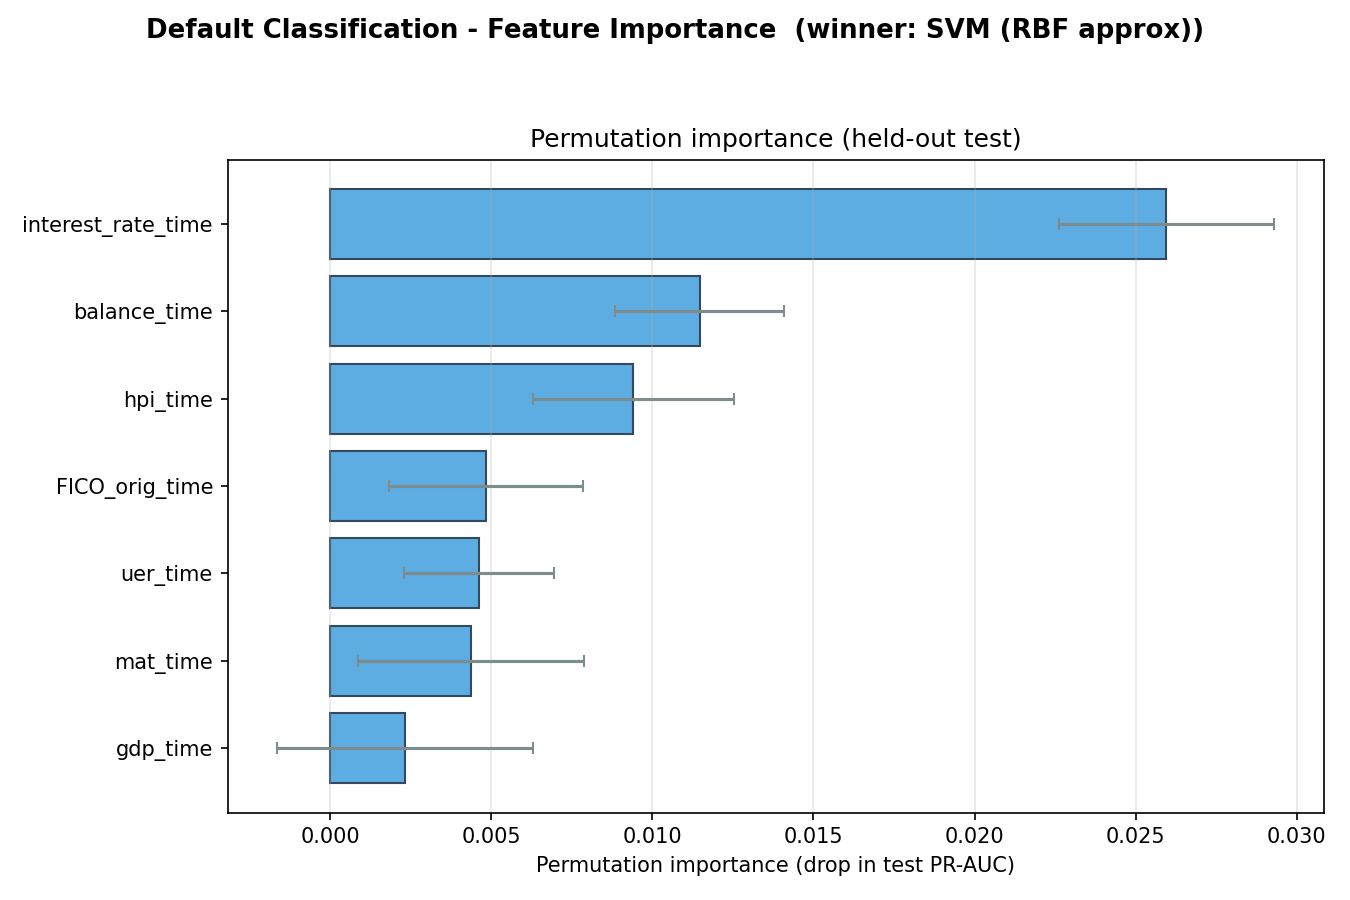

Write Python code to recreate this figure.
"""
Feature-importance plots for the CLASSIFICATION winner (whichever model tops
cv_classification.csv).

Primary method is PERMUTATION IMPORTANCE -- model-agnostic, which matters here because
the usual winner (SVM via Nystroem + calibration) has no native feature_importances_.
It measures the drop in held-out test PR-AUC (average_precision) when each feature is
shuffled. If the winner DOES expose a clean native importance over the 5 raw features
(tree models), that is shown as a 2nd panel.

The winner is rebuilt via its builder (deterministic re-tune), reproducing the study model.
Also writes feature_importance_classification.csv for combined_report.py.

Run AFTER run_study_classification.py.   Usage: python feature_importance_classification.py
Headless: LEADERBOARD_SHOW=0 python feature_importance_classification.py
"""
import os
import sys
import numpy as np
import pandas as pd
import matplotlib
matplotlib.use("TkAgg", force=False)
import matplotlib.pyplot as plt
from matplotlib.backends.backend_pdf import PdfPages
from sklearn.inspection import permutation_importance
from sklearn.pipeline import Pipeline

from ml_eval import load_classification, CV_CSV, RANDOM_STATE
from classification_models import BUILDER_BY_NAME

HERE = os.path.dirname(os.path.abspath(__file__))
PDF_PATH = os.path.join(HERE, "feature_importance_classification.pdf")
PNG_PATH = os.path.join(HERE, "feature_importance_classification.png")
FI_CSV = os.path.join(HERE, "feature_importance_classification.csv")
SHOW = os.environ.get("LEADERBOARD_SHOW", "1") != "0"
SCORING = "average_precision"   # PR-AUC: the study's primary classification metric


def winner_name():
    if not os.path.exists(CV_CSV):
        sys.exit("cv_classification.csv not found. Run run_study_classification.py first.")
    df = (pd.read_csv(CV_CSV)
            .sort_values("timestamp").drop_duplicates("model", keep="last")
            .sort_values("CV_PR_AUC_mean", ascending=False).reset_index(drop=True))
    return df.loc[0, "model"]


def native_importance(model, n_features):
    """Native importance ONLY if it maps cleanly to the n_features raw inputs."""
    est = model.steps[-1][1] if isinstance(model, Pipeline) else model
    vals = label = None
    if hasattr(est, "feature_importances_"):
        vals, label = np.asarray(est.feature_importances_), "Native feature_importances_"
    elif hasattr(est, "coef_"):
        vals, label = np.abs(np.ravel(est.coef_)), "|coef|"
    if vals is None or len(vals) != n_features:   # e.g. poly-expanded / pipeline transforms
        return None, None
    return vals, label


def main():
    name = winner_name()
    print(f"Classification winner: {name}  ->  refitting and computing importances...")
    Xtr, Xte, ytr, yte, gtr = load_classification()
    _, model = BUILDER_BY_NAME[name](Xtr, ytr, gtr)   # deterministic re-tune == study model
    model.fit(Xtr, ytr)
    features = list(Xtr.columns)

    r = permutation_importance(model, Xte, yte, scoring=SCORING,
                               n_repeats=20, random_state=RANDOM_STATE, n_jobs=-1)
    perm_mean, perm_std = r.importances_mean, r.importances_std

    # Persist for the combined report.
    pd.DataFrame({"winner": name, "feature": features,
                  "perm_mean": perm_mean, "perm_std": perm_std}).to_csv(FI_CSV, index=False)

    nat, nat_label = native_importance(model, len(features))
    npanels = 2 if nat is not None else 1
    fig, axes = plt.subplots(1, npanels, figsize=(max(9, 7 * npanels), 6), squeeze=False)
    axes = axes[0]

    order = np.argsort(perm_mean)
    axes[0].barh(np.array(features)[order], perm_mean[order], xerr=perm_std[order],
                 color="#5dade2", edgecolor="#34495e",
                 error_kw=dict(ecolor="#7f8c8d", capsize=3))
    axes[0].set_xlabel("Permutation importance (drop in test PR-AUC)")
    axes[0].set_title("Permutation importance (held-out test)")
    axes[0].grid(axis="x", alpha=0.3)

    if nat is not None:
        o2 = np.argsort(nat)
        axes[1].barh(np.array(features)[o2], nat[o2], color="#58d68d", edgecolor="#34495e")
        axes[1].set_xlabel(nat_label)
        axes[1].set_title("Native importance")
        axes[1].grid(axis="x", alpha=0.3)

    fig.suptitle(f"Default Classification - Feature Importance  (winner: {name})",
                 fontsize=12.5, fontweight="bold")
    fig.tight_layout(rect=[0, 0, 1, 0.94])

    with PdfPages(PDF_PATH) as pdf:
        pdf.savefig(fig)
    fig.savefig(PNG_PATH, dpi=150)
    print(f"Saved: {PDF_PATH}\nSaved: {PNG_PATH}\nSaved: {FI_CSV}\n")
    print("Permutation importance (mean +/- std, drop in test PR-AUC):")
    for i in order[::-1]:
        print(f"  {features[i]:20s} {perm_mean[i]:+.4f} +/- {perm_std[i]:.4f}")

    if SHOW:
        try:
            if sys.platform.startswith("win"):
                os.startfile(PDF_PATH)             # type: ignore[attr-defined]
            elif sys.platform == "darwin":
                os.system(f'open "{PDF_PATH}"')
            else:
                os.system(f'xdg-open "{PDF_PATH}"')
        except Exception as e:
            print(f"(Could not auto-open PDF: {e})")
        plt.show()


if __name__ == "__main__":
    main()
